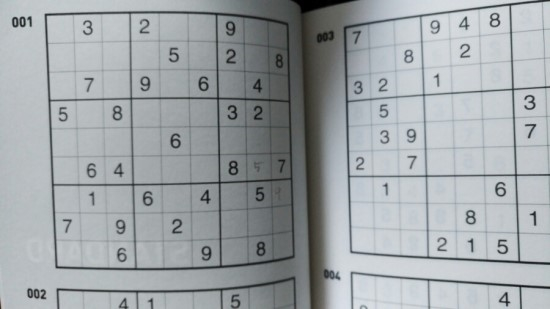
#> input picture images/20200610-sudoku-01.jpg, 550 x 309 px
$ python houghTransform.py
#> lines starting #> are read from the running program, lines starting #| are printed output that depends on the picture; after the words box and inside, x2 and y2 are one past the last pixel; in counts of white or black regions, pixels touching at a corner belong together
import cv2
import numpy as np


def show_houghTransform():

    img = cv2.imread('images/20200610-sudoku-01.jpg')
#> img is the input picture: shape (309, 550, 3); mean B, G, R 167.4, 164.3, 159.1
    gray = cv2.cvtColor(img,cv2.COLOR_BGR2GRAY)
    edges = cv2.Canny(gray,50,150,apertureSize = 3)
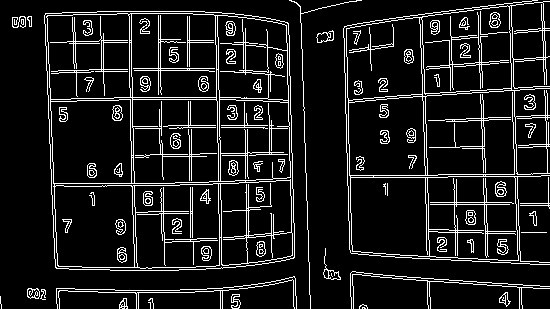
#> edges: shape (309, 550); 10.6% white in thin lines or dots
    lines = cv2.HoughLines(edges,1,np.pi/180,150)
#> lines = 34 rows, first 8: [-508, 3.11], [-217, 3.12], [-510, 3.11], [-215, 3.12], [185, 1.55], [-299, 3.11], [99, 1.57], [102, 1.55]

    for line in lines:
        rho,theta = line[0]
        a = np.cos(theta)
        b = np.sin(theta)
        x0 = a*rho
        y0 = b*rho
        x1 = int(x0 + 1000*(-b))
        y1 = int(y0 + 1000*(a))
        x2 = int(x0 - 1000*(-b))
        y2 = int(y0 - 1000*(a))

        cv2.line(img,(x1,y1),(x2,y2),(0,0,255),1)
#> this loop made 34 passes
#> (rho, theta, a, b, x0, y0, x1, y1) on passes 1 to 12: (-508, 3.11, -0.999, 0.0349, 507.7, -17.73, 472, -1017), (-217, 3.12, -1, 0.0175, 217, -3.79, 199, -1003), (-510, 3.11, -0.999, 0.0349, 509.7, -17.8, 474, -1017), (-215, 3.12, -1, 0.0175, 215, -3.75, 197, -1003), (185, 1.55, 0.0175, 1, 3.23, 185, -996, 202), (-299, 3.11, -0.999, 0.0349, 298.8, -10.43, 263, -1009), (99, 1.57, -4.37e-08, 1, -4.33e-06, 99, -1000, 98), (102, 1.55, 0.0175, 1, 1.78, 102, -998, 119), (-159, 3.12, -1, 0.0175, 159, -2.77, 141, -1002), (123, 1.5, 0.0698, 0.998, 8.58, 122.7, -988, 192), (-242, 3.12, -1, 0.0175, 242, -4.22, 224, -1004), (233, 1.62, -0.0523, 0.999, -12.19, 232.7, -1010, 180)
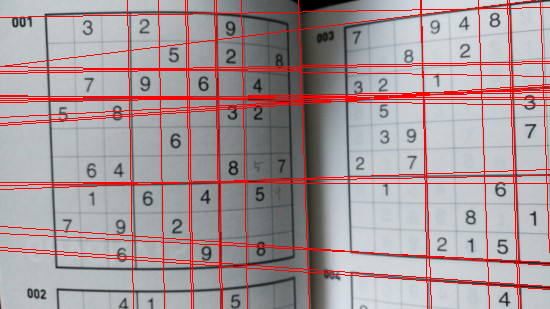
#> img: shape (309, 550, 3); 8.32% of pixels changed, all inside (x1, y1, x2, y2) = (0, 0, 550, 309)

    cv2.imshow('edges', edges)
    cv2.imshow('result', img)
    cv2.waitKey()
    cv2.destroyAllWindows()


show_houghTransform()

$ run again, with images/20200610_hyori.jpg copied over images/20200610-sudoku-01.jpg
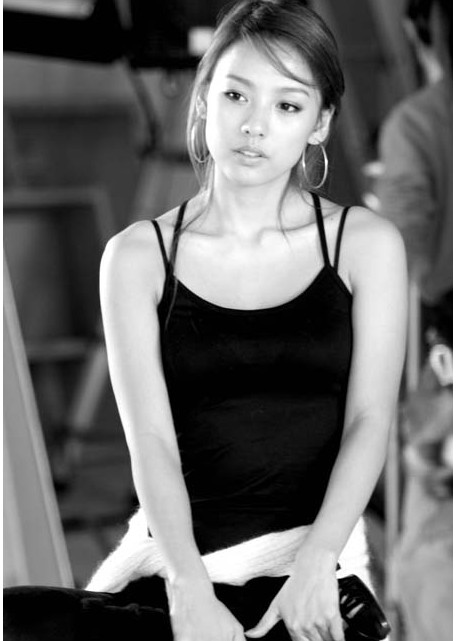
#> input picture images/20200610_hyori.jpg, 473 x 641 px
#> in show_houghTransform, img is the input picture: shape (641, 473, 3); min 0, max 255, mean 111.5
#> in show_houghTransform, `edges = cv2.Canny(gray,50,150,apertureSize = 3)`:
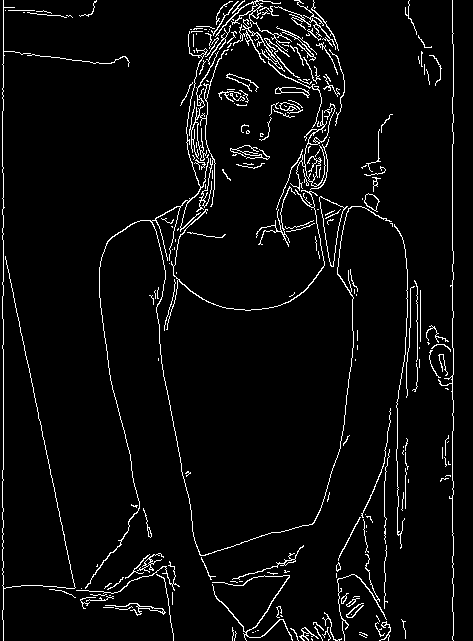
#> edges: shape (641, 473); 4.5% white in thin lines or dots
#> lines = [[3, 0], [452, 0], [49, 2.93]]
#> the loop in show_houghTransform, `for line in lines:` made 3 passes
#> (rho, theta, a, b, x0, y0, x1, y1) on passes 1 to 3: (3, 0, 1, 0, 3, 0, 3, 1000), (452, 0, 1, 0, 452, 0, 452, 1000), (49, 2.93, -0.978, 0.208, -47.93, 10.19, -255, -967)
#> after the loop in show_houghTransform, `for line in lines:`:
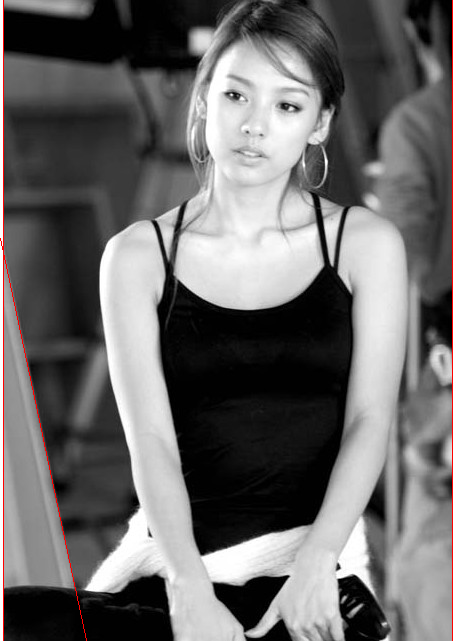
#> img: shape (641, 473, 3); 0.55% of pixels changed, all inside (x1, y1, x2, y2) = (0, 0, 453, 641)
